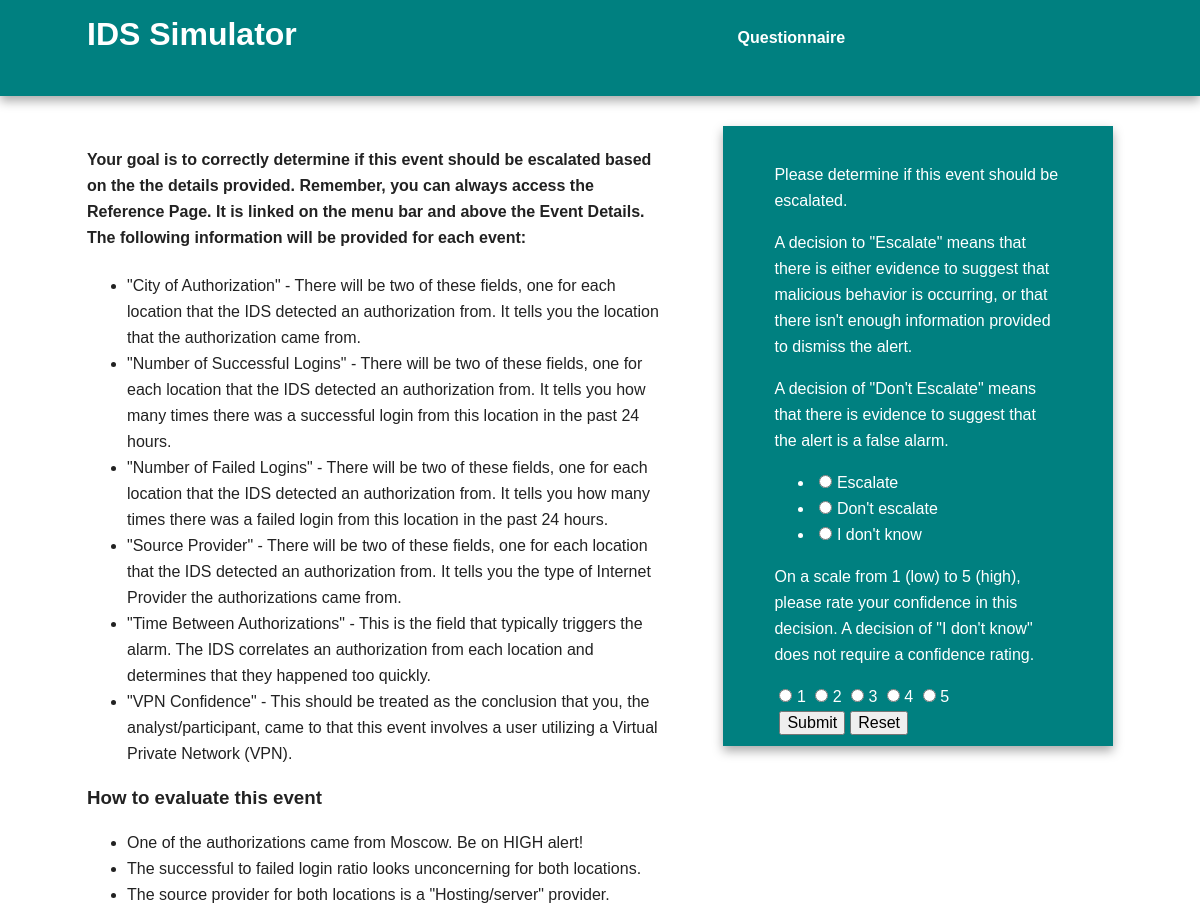
The page /MoscowEventPage/1 (signed in, upper part) on the database as committed earlier.
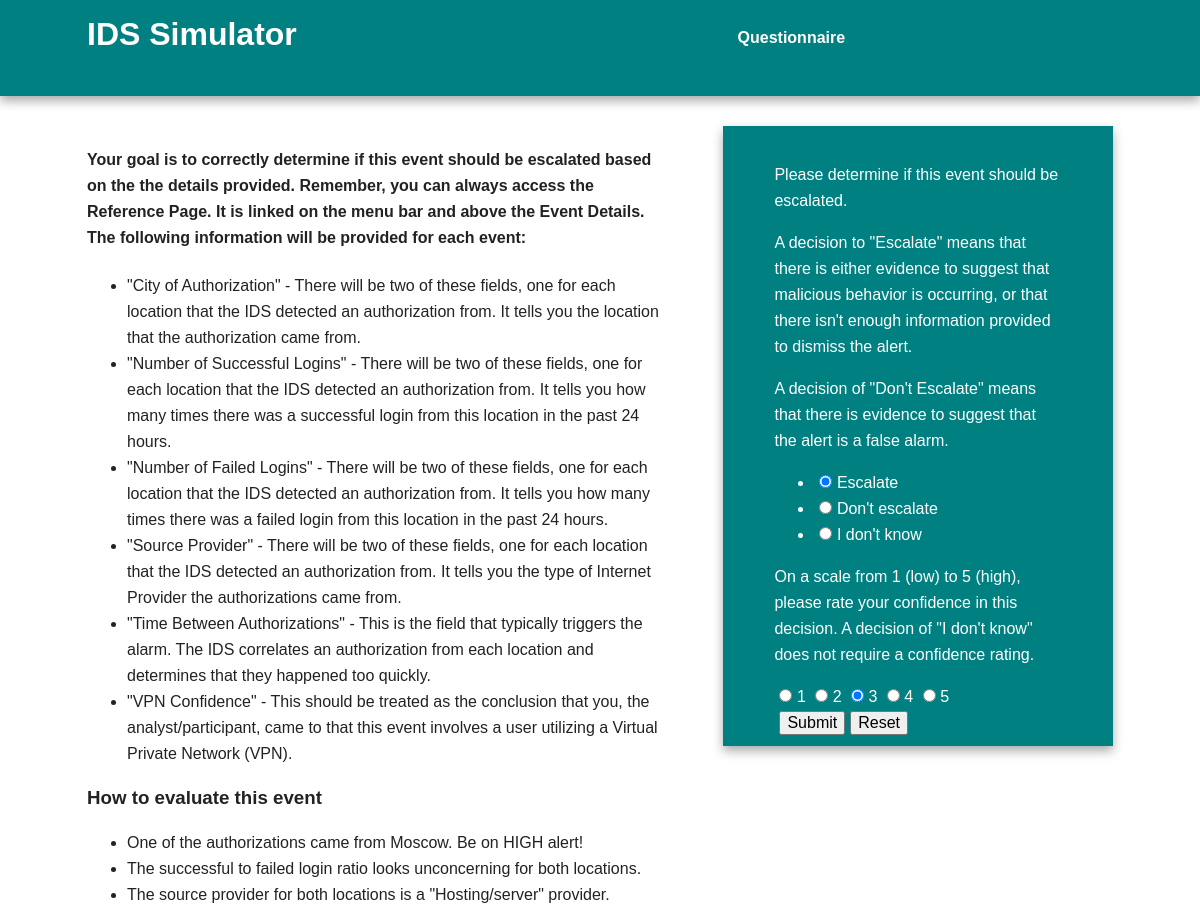
The same page on the database as committed later.
### models.py (models this page shows, shortened)
class TrainingEventDecision(db.Model):
    id = db.Column(db.Integer, primary_key=True)
    user = db.Column(db.String(50))
    event_id = db.Column(db.Integer)
    escalate = db.Column(db.String(15))
    confidence = db.Column(db.String(1))
    time_event_decision = db.Column(db.DateTime)

### crywolf.py (the view, shortened to what this page needs)
@app.route('/MoscowEventPage/<eventId>', methods = ["GET", "POST"])
@login_required
def MoscowEventPage(eventId):
    event = models.TrainingEvent.query.get(eventId)
    form = eventDecisionForm()
    decision = models.TrainingEventDecision.query.filter_by(user = current_user.username, event_id = eventId).\
        order_by(models.TrainingEventDecision.time_event_decision.desc()).first()
    if request.method == 'GET' and decision is not None:
        form.escalate.data = decision.escalate
        form.confidence.data = decision.confidence
    return render_template('MoscowEventPage.html', event = event, form=form)

### forms.py
class eventDecisionForm(FlaskForm):
    escalate = RadioField(
                    choices=[
                        ('Escalate','Escalate'),
                        ("Don't escalate","Don't escalate"),
                        ("I don't know","I don't know")
                    ],
                    validators=[InputRequired()]
                )
    confidence = RadioField(choices=[("1","1"),("2","2"),("3", "3"),("4","4"),("5","5")], validators=[OptionalConfidence()])

### crywolf.py (called while the page is built)
@login_manager.user_loader
def load_user(user_id):
    return models.User.query.get(user_id)

### templates/MoscowEventPage.html (shortened to what this page needs)
{% extends "base.html" %}
{% block content %}
    <article>
        <h4>Your goal is to correctly determine if this event should be escalated based on the the details provided. Remember, you can always access the
                Reference Page. It is linked on the menu bar and above the Event Details. The following information will be provided for each event:</h4>
            <ul>
                <li>"City of Authorization" - There will be two of these fields, one for each location that the IDS detected an authorization from. It tells you
                        the location that the authorization came from.</li>
                <li>"Number of Successful Logins" - There will be two of these fields, one for each location that the IDS detected an authorization from. It tells
                        you how many times there was a successful login from this location in the past 24 hours.</li>
                <li>"Number of Failed Logins" - There will be two of these fields, one for each location that the IDS detected an authorization from. It tells
                        you how many times there was a failed login from this location in the past 24 hours.</li>
                <li>"Source Provider" - There will be two of these fields, one for each location that the IDS detected an authorization from. It tells you the type of
                        Internet Provider the authorizations came from.</li>
                <li>"Time Between Authorizations" - This is the field that typically triggers the alarm. The IDS correlates an authorization from each location
                        and determines that they happened too quickly.</li>
                <li>"VPN Confidence" - This should be treated as the conclusion that you, the analyst/participant, came to that this event involves a user utilizing
                        a Virtual Private Network (VPN).</li>
            </ul>
        <h3>How to evaluate this event</h3>
        <ul>
            <li>One of the authorizations came from Moscow. Be on HIGH alert!</li>
            <li>The successful to failed login ratio looks unconcerning for both locations.</li>
            <li>The source provider for both locations is a "Hosting/server" provider.</li>
        </ul>
    </article>
    <aside>
        <p> Please determine if this event should be escalated.</p>
        <p>A decision to "Escalate" means that there is either evidence to suggest that malicious behavior is occurring, or that there isn't enough
            information provided to dismiss the alert.</p>
        <p>A decision of "Don't Escalate" means that there is evidence to suggest that the alert is a false alarm.</p>
        <form action = "" method = "POST" id = "event_decision">
            {{ form.escalate }}
            <p> On a scale from 1 (low) to 5 (high), please rate your confidence in this decision. A decision of "I don't know" does not require a
                    confidence rating.</p>
            {% for subfield in form.confidence %}
            <tr>
                <td>{{ subfield }}</td>
                <td>{{ subfield.label }}</td>
            </tr>
            {% endfor %}
            <br><input type="submit" value="Submit"><input type="reset" value="Reset">
        </form>
    </aside>
{% endblock %}

Rows that differ between the two databases and show on the page:
added TrainingEventDecision: escalate "☑ Escalate ☐ Don't escalate ☐ I don't know"
Other text that changed with them:
form field confidence: "☐ 3" → "☑ 3"
form field escalate: "☐ Escalate ☐ Don't escalate ☐ I don't know" → (not shown)
